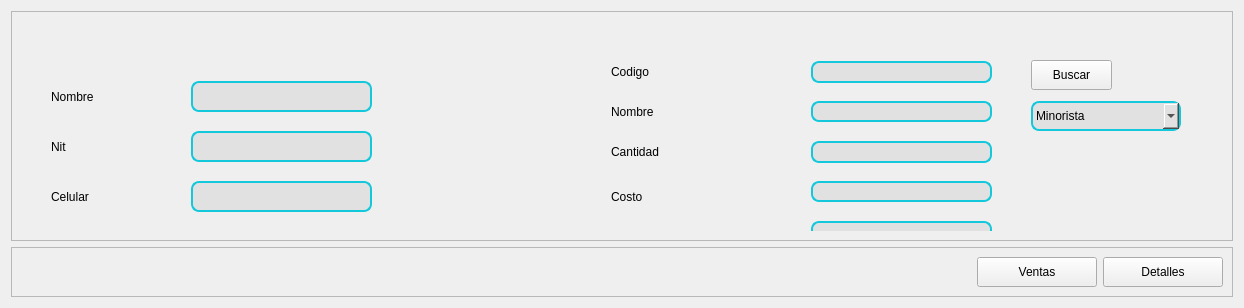
             <widget class="QWidget" name="page_venta">
              <layout class="QVBoxLayout" name="verticalLayout_6">
               <item>
                <widget class="QFrame" name="framesupeior_5">
                 <property name="frameShape">
                  <enum>QFrame::StyledPanel</enum>
                 </property>
                 <property name="frameShadow">
                  <enum>QFrame::Raised</enum>
                 </property>
                 <layout class="QHBoxLayout" name="horizontalLayout_6">
                  <item>
                   <widget class="QStackedWidget" name="stackedWidget_3">
                    <property name="styleSheet">
                     <string notr="true">QLineEdit{
border: 2px solid #14c8dc;
border-radius: 8px;
color: rgb(0, 0, 0);
background-color:rgb(225,225,225);
font: 75 12pt&quot;Times New Roman&quot;;
}</string>
                    </property>
                    <property name="currentIndex">
                     <number>1</number>
                    </property>
                    <widget class="QWidget" name="page_tabla_venta">
                     <layout class="QVBoxLayout" name="verticalLayout_7">
                      <item>
                       <widget class="QTableWidget" name="table_form_venta">
                        <column>
                         <property name="text">
                          <string>Id</string>
                         </property>
                        </column>
                       </widget>
                      </item>
                     </layout>
                    </widget>
                    <widget class="QWidget" name="page_form_venta">
                     <widget class="QLabel" name="label_7">
                      <property name="geometry">
                       <rect>
                        <x>590</x>
                        <y>280</y>
                        <width>111</width>
                        <height>31</height>
                       </rect>
                      </property>
                      <property name="styleSheet">
                       <string notr="true">color: rgb(0, 0, 0);</string>
                      </property>
                      <property name="text">
                       <string>Total</string>
                      </property>
                     </widget>
                     <widget class="QLabel" name="label_8">
                      <property name="geometry">
                       <rect>
                        <x>590</x>
                        <y>200</y>
                        <width>111</width>
                        <height>31</height>
                       </rect>
                      </property>
                      <property name="styleSheet">
                       <string notr="true">color: rgb(0, 0, 0);</string>
                      </property>
                      <property name="text">
                       <string>Anticipo</string>
                      </property>
                     </widget>
                     <widget class="QLabel" name="label_17">
                      <property name="geometry">
                       <rect>
                        <x>590</x>
                        <y>110</y>
                        <width>201</width>
                        <height>41</height>
                       </rect>
                      </property>
                      <property name="styleSheet">
                       <string notr="true">color: rgb(0, 0, 0);</string>
                      </property>
                      <property name="text">
                       <string>Cantidad</string>
                      </property>
                     </widget>
                     <widget class="QLabel" name="label_18">
                      <property name="geometry">
                       <rect>
                        <x>590</x>
                        <y>70</y>
                        <width>201</width>
                        <height>41</height>
                       </rect>
                      </property>
                      <property name="styleSheet">
                       <string notr="true">color: rgb(0, 0, 0);</string>
                      </property>
                      <property name="text">
                       <string>Nombre</string>
                      </property>
                     </widget>
                     <widget class="QComboBox" name="cb_min">
                      <property name="geometry">
                       <rect>
                        <x>1010</x>
                        <y>80</y>
                        <width>150</width>
                        <height>30</height>
                       </rect>
                      </property>
                      <property name="minimumSize">
                       <size>
                        <width>150</width>
                        <height>30</height>
                       </size>
                      </property>
                      <property name="styleSheet">
                       <string notr="true">border: 2px solid #14c8dc;
border-radius: 8px;
color: rgb(0, 0, 0);
background-color:rgb(225,225,225);
font: 75 12pt&quot;Times New Roman&quot;;</string>
                      </property>
                      <item>
                       <property name="text">
                        <string>Minorista</string>
                       </property>
                      </item>
                      <item>
                       <property name="text">
                        <string>Mayorista</string>
                       </property>
                      </item>
                     </widget>
                     <widget class="QLabel" name="label_19">
                      <property name="geometry">
                       <rect>
                        <x>30</x>
                        <y>60</y>
                        <width>111</width>
                        <height>31</height>
                       </rect>
                      </property>
                      <property name="styleSheet">
                       <string notr="true">color: rgb(0, 0, 0);</string>
                      </property>
                      <property name="text">
                       <string>Nombre</string>
                      </property>
                     </widget>
                     <widget class="QLabel" name="label_20">
                      <property name="geometry">
                       <rect>
                        <x>30</x>
                        <y>110</y>
                        <width>111</width>
                        <height>31</height>
                       </rect>
                      </property>
                      <property name="styleSheet">
                       <string notr="true">color: rgb(0, 0, 0);</string>
                      </property>
                      <property name="text">
                       <string>Nit</string>
                      </property>
                     </widget>
                     <widget class="QLabel" name="label_21">
                      <property name="geometry">
                       <rect>
                        <x>30</x>
                        <y>160</y>
                        <width>111</width>
                        <height>31</height>
                       </rect>
                      </property>
                      <property name="styleSheet">
                       <string notr="true">color: rgb(0, 0, 0);</string>
                      </property>
                      <property name="text">
                       <string>Celular</string>
                      </property>
                     </widget>
                     <widget class="QLabel" name="label_22">
                      <property name="geometry">
                       <rect>
                        <x>30</x>
                        <y>210</y>
                        <width>111</width>
                        <height>31</height>
                       </rect>
                      </property>
                      <property name="styleSheet">
                       <string notr="true">color: rgb(0, 0, 0);</string>
                      </property>
                      <property name="text">
                       <string>Email</string>
                      </property>
                     </widget>
                     <widget class="QLabel" name="label_23">
                      <property name="geometry">
                       <rect>
                        <x>590</x>
                        <y>30</y>
                        <width>201</width>
                        <height>41</height>
                       </rect>
                      </property>
                      <property name="styleSheet">
                       <string notr="true">color: rgb(0, 0, 0);</string>
                      </property>
                      <property name="text">
                       <string>Codigo</string>
                      </property>
                     </widget>
                     <widget class="QLabel" name="label_25">
                      <property name="geometry">
                       <rect>
                        <x>590</x>
                        <y>160</y>
                        <width>111</width>
                        <height>31</height>
                       </rect>
                      </property>
                      <property name="styleSheet">
                       <string notr="true">color: rgb(0, 0, 0);</string>
                      </property>
                      <property name="text">
                       <string>Costo</string>
                      </property>
                     </widget>
                     <widget class="QLineEdit" name="lnx_op_codigo">
                      <property name="geometry">
                       <rect>
                        <x>790</x>
                        <y>40</y>
                        <width>181</width>
                        <height>22</height>
                       </rect>
                      </property>
                     </widget>
                     <widget class="QLabel" name="label_nombre">
                      <property name="geometry">
                       <rect>
                        <x>790</x>
                        <y>80</y>
                        <width>181</width>
                        <height>21</height>
                       </rect>
                      </property>
                      <property name="styleSheet">
                       <string notr="true">border: 2px solid #14c8dc;
border-radius: 8px;
color: rgb(0, 0, 0);
background-color:rgb(225,225,225);
font: 75 12pt&quot;Times New Roman&quot;;</string>
                      </property>
                      <property name="text">
                       <string/>
                      </property>
                     </widget>
                     <widget class="QLabel" name="label_costo">
                      <property name="geometry">
                       <rect>
                        <x>790</x>
                        <y>160</y>
                        <width>181</width>
                        <height>21</height>
                       </rect>
                      </property>
                      <property name="styleSheet">
                       <string notr="true">border: 2px solid #14c8dc;
border-radius: 8px;
color: rgb(0, 0, 0);
background-color:rgb(225,225,225);
font: 75 12pt&quot;Times New Roman&quot;;</string>
                      </property>
                      <property name="text">
                       <string/>
                      </property>
                     </widget>
                     <widget class="QLabel" name="label_total">
                      <property name="geometry">
                       <rect>
                        <x>790</x>
                        <y>280</y>
                        <width>181</width>
                        <height>21</height>
                       </rect>
                      </property>
                      <property name="styleSheet">
                       <string notr="true">border: 2px solid #14c8dc;
border-radius: 8px;
color: rgb(0, 0, 0);
background-color:rgb(225,225,225);
font: 75 12pt&quot;Times New Roman&quot;;</string>
                      </property>
                      <property name="text">
                       <string/>
                      </property>
                     </widget>
                     <widget class="QLineEdit" name="label_cantidad">
                      <property name="geometry">
                       <rect>
                        <x>790</x>
                        <y>120</y>
                        <width>181</width>
                        <height>22</height>
                       </rect>
                      </property>
                     </widget>
                     <widget class="QLineEdit" name="lnx_anticipo">
                      <property name="geometry">
                       <rect>
                        <x>790</x>
                        <y>200</y>
                        <width>181</width>
                        <height>22</height>
                       </rect>
                      </property>
                     </widget>
                     <widget class="QPushButton" name="btn_buscar">
                      <property name="geometry">
                       <rect>
                        <x>1010</x>
                        <y>39</y>
                        <width>81</width>
                        <height>30</height>
                       </rect>
                      </property>
                      <property name="minimumSize">
                       <size>
                        <width>50</width>
                        <height>30</height>
                       </size>
                      </property>
                      <property name="text">
                       <string>Buscar</string>
                      </property>
                     </widget>
                     <widget class="QPushButton" name="btn_visualizar_venta">
                      <property name="geometry">
                       <rect>
                        <x>800</x>
                        <y>320</y>
                        <width>161</width>
                        <height>31</height>
                       </rect>
                      </property>
                      <property name="minimumSize">
                       <size>
                        <width>50</width>
                        <height>30</height>
                       </size>
                      </property>
                      <property name="text">
                       <string>Visualisacion</string>
                      </property>
                     </widget>
                     <widget class="QLabel" name="label_24">
                      <property name="geometry">
                       <rect>
                        <x>590</x>
                        <y>240</y>
                        <width>111</width>
                        <height>31</height>
                       </rect>
                      </property>
                      <property name="styleSheet">
                       <string notr="true">color: rgb(0, 0, 0);</string>
                      </property>
                      <property name="text">
                       <string>Sub total</string>
                      </property>
                     </widget>
                     <widget class="QLabel" name="label_sub_total">
                      <property name="geometry">
                       <rect>
                        <x>790</x>
                        <y>240</y>
                        <width>181</width>
                        <height>21</height>
                       </rect>
                      </property>
                      <property name="styleSheet">
                       <string notr="true">border: 2px solid #14c8dc;
border-radius: 8px;
color: rgb(0, 0, 0);
background-color:rgb(225,225,225);
font: 75 12pt&quot;Times New Roman&quot;;</string>
                      </property>
                      <property name="text">
                       <string/>
                      </property>
                     </widget>
                     <widget class="QLineEdit" name="lnc_nit_v">
                      <property name="geometry">
                       <rect>
                        <x>170</x>
                        <y>110</y>
                        <width>181</width>
                        <height>31</height>
                       </rect>
                      </property>
                     </widget>
                     <widget class="QLineEdit" name="lnx_nombre_v">
                      <property name="geometry">
                       <rect>
                        <x>170</x>
                        <y>60</y>
                        <width>181</width>
                        <height>31</height>
                       </rect>
                      </property>
                     </widget>
                     <widget class="QLineEdit" name="lnx_celular_v">
                      <property name="geometry">
                       <rect>
                        <x>170</x>
                        <y>160</y>
                        <width>181</width>
                        <height>31</height>
                       </rect>
                      </property>
                     </widget>
                     <widget class="QLineEdit" name="lnx_email_v">
                      <property name="geometry">
                       <rect>
                        <x>170</x>
                        <y>210</y>
                        <width>181</width>
                        <height>31</height>
                       </rect>
                      </property>
                     </widget>
                     <widget class="QPushButton" name="btn_guardar_venta">
                      <property name="geometry">
                       <rect>
                        <x>170</x>
                        <y>270</y>
                        <width>181</width>
                        <height>31</height>
                       </rect>
                      </property>
                      <property name="minimumSize">
                       <size>
                        <width>50</width>
                        <height>30</height>
                       </size>
                      </property>
                      <property name="text">
                       <string>Guardar</string>
                      </property>
                     </widget>
                     <widget class="QPushButton" name="btn_finaliza_compra">
                      <property name="geometry">
                       <rect>
                        <x>720</x>
                        <y>370</y>
                        <width>181</width>
                        <height>31</height>
                       </rect>
                      </property>
                      <property name="minimumSize">
                       <size>
                        <width>50</width>
                        <height>30</height>
                       </size>
                      </property>
                      <property name="text">
                       <string>Finalizar compra</string>
                      </property>
                     </widget>
                     <widget class="QPushButton" name="btn_agregar_venta">
                      <property name="geometry">
                       <rect>
                        <x>620</x>
                        <y>320</y>
                        <width>161</width>
                        <height>31</height>
                       </rect>
                      </property>
                      <property name="minimumSize">
                       <size>
                        <width>50</width>
                        <height>30</height>
                       </size>
                      </property>
                      <property name="text">
                       <string>Agregar</string>
                      </property>
                     </widget>
                    </widget>
                    <widget class="QWidget" name="page_detalles_venta"/>
                   </widget>
                  </item>
                 </layout>
                </widget>
               </item>
               <item>
                <widget class="QFrame" name="frameinfeioro_5">
                 <property name="minimumSize">
                  <size>
                   <width>0</width>
                   <height>50</height>
                  </size>
                 </property>
                 <property name="maximumSize">
                  <size>
                   <width>16777215</width>
                   <height>50</height>
                  </size>
                 </property>
                 <property name="frameShape">
                  <enum>QFrame::StyledPanel</enum>
                 </property>
                 <property name="frameShadow">
                  <enum>QFrame::Raised</enum>
                 </property>
                 <layout class="QHBoxLayout" name="horizontalLayout_11">
                  <item>
                   <spacer name="horizontalSpacer_8">
                    <property name="orientation">
                     <enum>Qt::Horizontal</enum>
                    </property>
                    <property name="sizeHint" stdset="0">
                     <size>
                      <width>956</width>
                      <height>20</height>
                     </size>
                    </property>
                   </spacer>
                  </item>
                  <item>
                   <widget class="QPushButton" name="btn_venta_v">
                    <property name="minimumSize">
                     <size>
                      <width>120</width>
                      <height>30</height>
                     </size>
                    </property>
                    <property name="text">
                     <string>Ventas</string>
                    </property>
                   </widget>
                  </item>
                  <item>
                   <widget class="QPushButton" name="btn_detalle_v">
                    <property name="minimumSize">
                     <size>
                      <width>120</width>
                      <height>30</height>
                     </size>
                    </property>
                    <property name="text">
                     <string>Detalles</string>
                    </property>
                   </widget>
                  </item>
                 </layout>
                </widget>
               </item>
              </layout>
             </widget>
